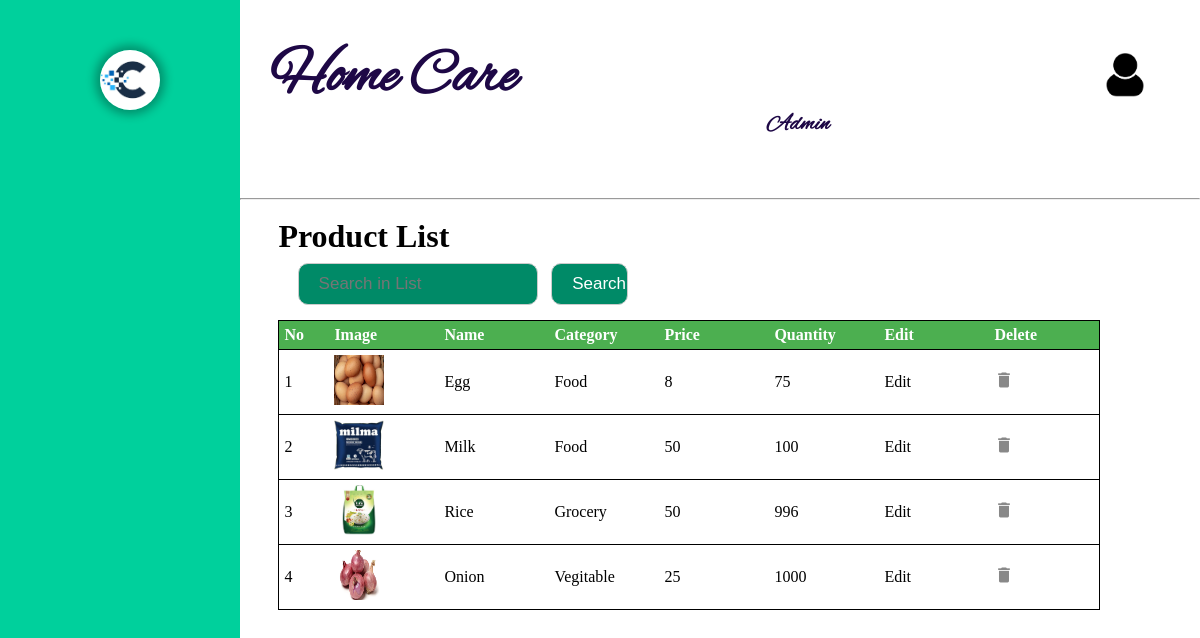
Page /admin/ViewProduct.php on the earlier database version.
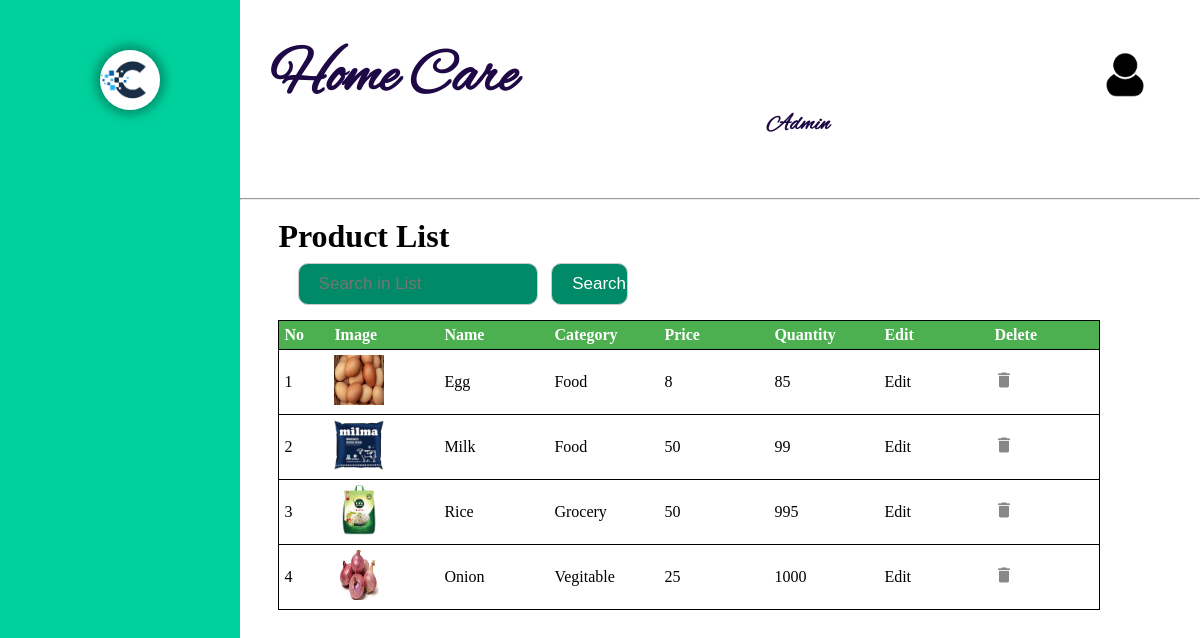
Same page on the later database version.
### tables this page shows
CREATE TABLE `product` (
  `P_id` int(5) NOT NULL,
  `name` varchar(20) NOT NULL,
  `price` int(5) NOT NULL,
  `quantity` int(5) NOT NULL,
  `category` varchar(20) NOT NULL,
  `image` varchar(50) NOT NULL,
  `status` tinyint(1) NOT NULL DEFAULT 1
);

### admin/ViewProduct.php (the view, shortened to what this page needs)
<!DOCTYPE html>
<html lang="en">
<head>
	<link rel="stylesheet" type="text/css" href="..\css\registration.css" />
</head>
<body>
	<?php require("Leftbar.php"); ?>
	<div class="right_cont" style="{background-color: rgb(232, 232, 232);}">
		<?php require("Topbar.php"); ?>
		<br><h1 style="margin-left:4%;">Product List</h1>
		<form method="post" action="ViewProduct.php">
			<input type="text" name="search" placeholder="Search in List">
			<input type="submit" value="Search">
		</form>
			<?php
				$con=mysqli_connect("localhost","root","","care_app")or die("couldn't connect");
				$counter = 0;
				if (isset($_POST['search']))
				{
					$searchq = $_POST['search'];
					$searchq = preg_replace("#[^0-9a-z]#i","",$searchq);
					$query = "SELECT * FROM product WHERE name LIKE '%$searchq%' OR category LIKE '%$searchq%'";
					$result =mysqli_query($con,$query);
					$count = mysqli_num_rows($result);
					if($count == 0)
					{
						?>
						</table><br><br><tab>
						<?php
						echo  'There was no search results!';
					}
					else{
							?>
								<table class="cart" cellpadding="5" cellspacing="10">
								<tbody>
								<tr>
									<th style="text-align:left;" width="40px">No</th>
									<th style="text-align:left;" width="100px">Image</th>
									<th style="text-align:left;" width="100px">Name</th>
									<th style="text-align:left;" width="100px">Category</th>
									<th style="text-align:left;" width="100px">Price</th>
									<th style="text-align:left;" width="100px">Quantity</th>
									<th style="text-align:left;" width="100px">Edit</th>
									<th style="text-align:left;" width="100px">Delete</th>
								</tr>
							<?php
							while($row=mysqli_fetch_array($result))
							{
								?>
								<tr>
									<td><?php echo ++$counter ?></td>
									<?php
										$pid =$row['P_id'];
										$image = $row['image'];
										$image_src = "../uploads/".$image;?>
									<td><img src='<?php echo $image_src;  ?>' width="50" height="50" ></td>
									<td><?php echo $row['name'] ?></td>
									<td><?php echo $row['category'] ?></td>
									<td><?php echo $row['price'] ?></td>
									<td><?php echo $row['quantity'] ?></td>
									<td><a href="EditProduct.php?dd=<?php echo $pid ?>">Edit</a></td>
									<td><a href="php/DeleteProduct.php?dd=<?php echo $pid ?>"><img src="../images\icon-delete.png" /></a></td>
								</tr>
								<?php
							}
						}
				}
				else
				{
					$query = "SELECT * FROM product ";
					$result =mysqli_query($con,$query);
					?>
						<table class="cart" cellpadding="5" cellspacing="10">
						<tbody>
						<tr>
							<th style="text-align:left;" width="40px">No</th>
							<th style="text-align:left;" width="100px">Image</th>
							<th style="text-align:left;" width="100px">Name</th>
							<th style="text-align:left;" width="100px">Category</th>
							<th style="text-align:left;" width="100px">Price</th>
							<th style="text-align:left;" width="100px">Quantity</th>
							<th style="text-align:left;" width="100px">Edit</th>
							<th style="text-align:left;" width="100px">Delete</th>
						</tr>
					<?php
					while($row=mysqli_fetch_array($result))
					{
						?>
							<tr>
								<td><?php echo ++$counter ?></td>
								<?php
									$pid =$row['P_id'];
									$image = $row['image'];
									$image_src = "../uploads/".$image;?>
								<td><img src='<?php echo $image_src;  ?>' width="50" height="50" ></td>
								<td><?php echo $row['name'] ?></td>
								<td><?php echo $row['category'] ?></td>
								<td><?php echo $row['price'] ?></td>
								<td><?php echo $row['quantity'] ?></td>
								<td><a href="EditProduct.php?dd=<?php echo $pid ?>">Edit</a></td>
								<td><a href="php/DeleteProduct.php?dd=<?php echo $pid ?>"><img src="../images\icon-delete.png" /></a></td>
							</tr>
						<?php
					}
				}
			?>
	</div>
</body>
</html>

Differences in the rows shown:
changed product "Egg": quantity "75" → "85"
changed product "Milk": quantity "100" → "99"
changed product "Rice": quantity "996" → "995"
